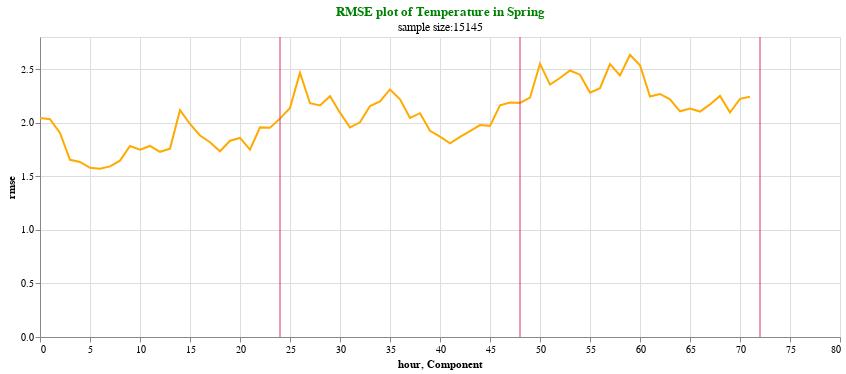

The code cell stored with this chart in its notebook:
### Code cell
plotrmse(Spr_rmse_temp,'rmse',"RMSE plot of Temperature in Spring","sample size:" +  str(Spr["temp_dif"].count()))

### Figure 1 — Vega-Lite specification as saved in the notebook (floating-point values rounded to 4 significant figures)
{"config": {"view": {"continuousWidth": 400, "continuousHeight": 300}}, "layer": [{"data": {"name": "data-a3d9ec52f416854251cafdbe85bea256"}, "mark": "line", "encoding": {"color": {"value": "#FFAA00"}, "x": {"field": "hour", "type": "quantitative"}, "y": {"field": "rmse", "type": "quantitative"}}, "height": 300, "title": {"text": ["RMSE plot of Temperature in Spring"], "subtitle": ["sample size:15145"], "color": "green"}, "width": 800}, {"data": {"name": "data-b9dd60dc560f7891b967d8e82c37ad0c"}, "mark": {"type": "rule", "color": "#D2386C"}, "encoding": {"x": {"field": "Component", "type": "quantitative"}}}], "$schema": "https://vega.github.io/schema/vega-lite/v4.17.0.json", "datasets": {"data-a3d9ec52f416854251cafdbe85bea256": [{"rmse": 2.043, "hour": 0}, {"rmse": 2.033, "hour": 1}, {"rmse": 1.905, "hour": 2}, {"rmse": 1.654, "hour": 3}, {"rmse": 1.634, "hour": 4}, {"rmse": 1.579, "hour": 5}, {"rmse": 1.57, "hour": 6}, {"rmse": 1.593, "hour": 7}, {"rmse": 1.646, "hour": 8}, {"rmse": 1.783, "hour": 9}, {"rmse": 1.749, "hour": 10}, {"rmse": 1.783, "hour": 11}, {"rmse": 1.729, "hour": 12}, {"rmse": 1.758, "hour": 13}, {"rmse": 2.117, "hour": 14}, {"rmse": 1.988, "hour": 15}, {"rmse": 1.88, "hour": 16}, {"rmse": 1.818, "hour": 17}, {"rmse": 1.734, "hour": 18}, {"rmse": 1.832, "hour": 19}, {"rmse": 1.858, "hour": 20}, {"rmse": 1.749, "hour": 21}, {"rmse": 1.956, "hour": 22}, {"rmse": 1.953, "hour": 23}, {"rmse": 2.038, "hour": 24}, {"rmse": 2.138, "hour": 25}, {"rmse": 2.467, "hour": 26}, {"rmse": 2.182, "hour": 27}, {"rmse": 2.161, "hour": 28}, {"rmse": 2.248, "hour": 29}, {"rmse": 2.094, "hour": 30}, {"rmse": 1.956, "hour": 31}, {"rmse": 2.004, "hour": 32}, {"rmse": 2.156, "hour": 33}, {"rmse": 2.199, "hour": 34}, {"rmse": 2.31, "hour": 35}, {"rmse": 2.218, "hour": 36}, {"rmse": 2.045, "hour": 37}, {"rmse": 2.089, "hour": 38}, {"rmse": 1.924, "hour": 39}, {"rmse": 1.871, "hour": 40}, {"rmse": 1.807, "hour": 41}, {"rmse": 1.867, "hour": 42}, {"rmse": 1.922, "hour": 43}, {"rmse": 1.978, "hour": 44}, {"rmse": 1.971, "hour": 45}, {"rmse": 2.162, "hour": 46}, {"rmse": 2.189, "hour": 47}, {"rmse": 2.185, "hour": 48}, {"rmse": 2.234, "hour": 49}, {"rmse": 2.551, "hour": 50}, {"rmse": 2.356, "hour": 51}, {"rmse": 2.417, "hour": 52}, {"rmse": 2.487, "hour": 53}, {"rmse": 2.448, "hour": 54}, {"rmse": 2.281, "hour": 55}, {"rmse": 2.322, "hour": 56}, {"rmse": 2.547, "hour": 57}, {"rmse": 2.441, "hour": 58}, {"rmse": 2.634, "hour": 59}, {"rmse": 2.537, "hour": 60}, {"rmse": 2.244, "hour": 61}, {"rmse": 2.268, "hour": 62}, {"rmse": 2.217, "hour": 63}, {"rmse": 2.106, "hour": 64}, {"rmse": 2.132, "hour": 65}, {"rmse": 2.104, "hour": 66}, {"rmse": 2.171, "hour": 67}, {"rmse": 2.25, "hour": 68}, {"rmse": 2.096, "hour": 69}, {"rmse": 2.223, "hour": 70}, {"rmse": 2.242, "hour": 71}], "data-b9dd60dc560f7891b967d8e82c37ad0c": [{"Component": 24}, {"Component": 48}, {"Component": 72}]}}
